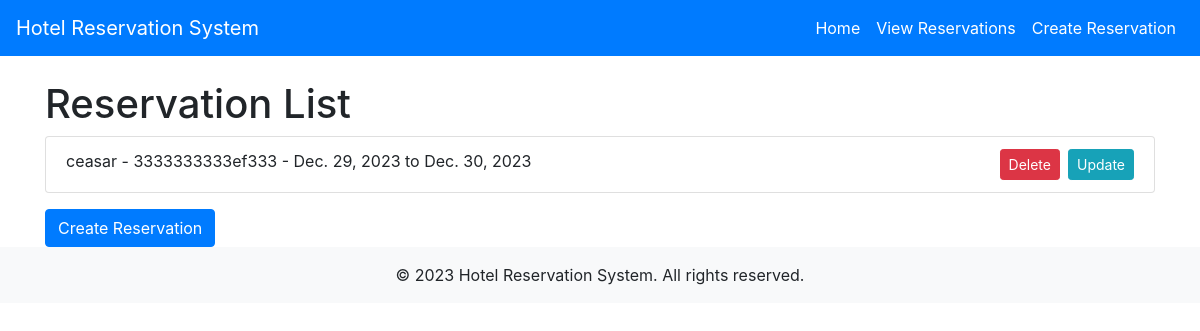
/reservations/list/, run on an earlier commit of the app's database.
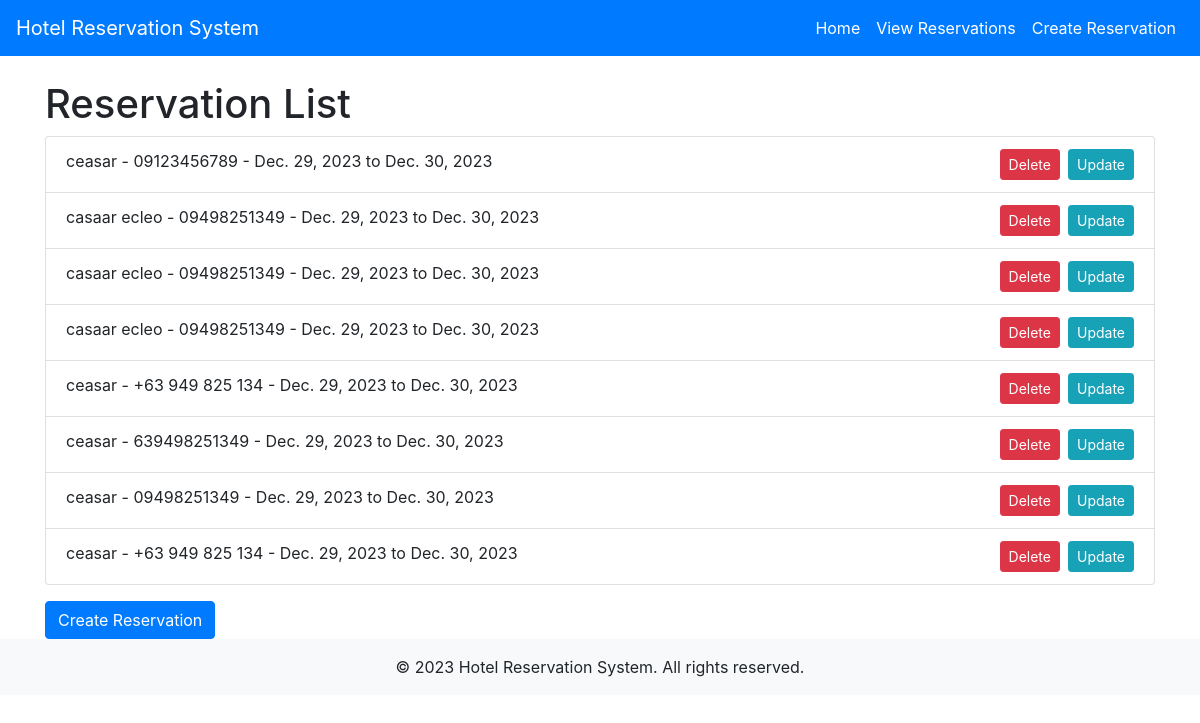
And on a later commit of the database.
### reservations/models.py (models this page shows, shortened)
class Reservation(models.Model):
    name = models.CharField(max_length=100)
    phone_number = models.CharField(max_length=15)
    check_in_date = models.DateField()
    check_out_date = models.DateField()

### reservations/views.py (the view)
# urls.py: path('list/', reservation_list, name='reservation_list'),
def reservation_list(request):
    reservations = Reservation.objects.all()
    return render(request, 'reservations/reservation_list.html', {'reservations': reservations})

### reservations/templates/reservations/reservation_list.html (shortened to what this page needs)
<!DOCTYPE html>
<html lang="en">
<head>
    <link rel="stylesheet" href="https://maxcdn.bootstrapcdn.com/bootstrap/4.0.0/css/bootstrap.min.css">
</head>
<body>
    {% include 'navbar.html' %}
    <div class="container mt-4">
        <h1>Reservation List</h1>
        <ul class="list-group">
            {% for reservation in reservations %}
                <li class="list-group-item">
                    {{ reservation.name }} - {{ reservation.phone_number }} - {{ reservation.check_in_date }} to {{ reservation.check_out_date }}
                    <a href="{% url 'reservation_update' pk=reservation.pk %}" class="btn btn-info btn-sm float-right">Update</a>
                    <button class="btn btn-danger btn-sm float-right mr-2" onclick="confirmDelete({{ reservation.pk }})">Delete</button>
                </li>
            {% endfor %}
        </ul>
        <a href="{% url 'reservation_create' %}" class="btn btn-primary mt-3">Create Reservation</a>
    </div>
    {% include 'footer.html' %}
</body>
</html>

What changed in the data, as far as the page shows it:
removed Reservation: name "ceasar", phone_number "3333333333ef333", check_in_date "Dec. 29, 2023", check_out_date "Dec. 30, 2023"
added Reservation: name "ceasar", phone_number "09123456789", check_in_date "Dec. 29, 2023", check_out_date "Dec. 30, 2023"
added Reservation: name "casaar ecleo", phone_number "09498251349", check_in_date "Dec. 29, 2023", check_out_date "Dec. 30, 2023"
added Reservation: name "casaar ecleo", phone_number "09498251349", check_in_date "Dec. 29, 2023", check_out_date "Dec. 30, 2023"
added Reservation: name "casaar ecleo", phone_number "09498251349", check_in_date "Dec. 29, 2023", check_out_date "Dec. 30, 2023"
added Reservation: name "ceasar", phone_number "+63 949 825 134", check_in_date "Dec. 29, 2023", check_out_date "Dec. 30, 2023"
added Reservation: name "ceasar", phone_number "639498251349", check_in_date "Dec. 29, 2023", check_out_date "Dec. 30, 2023"
added Reservation: name "ceasar", phone_number "09498251349", check_in_date "Dec. 29, 2023", check_out_date "Dec. 30, 2023"
added Reservation: name "ceasar", phone_number "+63 949 825 134", check_in_date "Dec. 29, 2023", check_out_date "Dec. 30, 2023"
